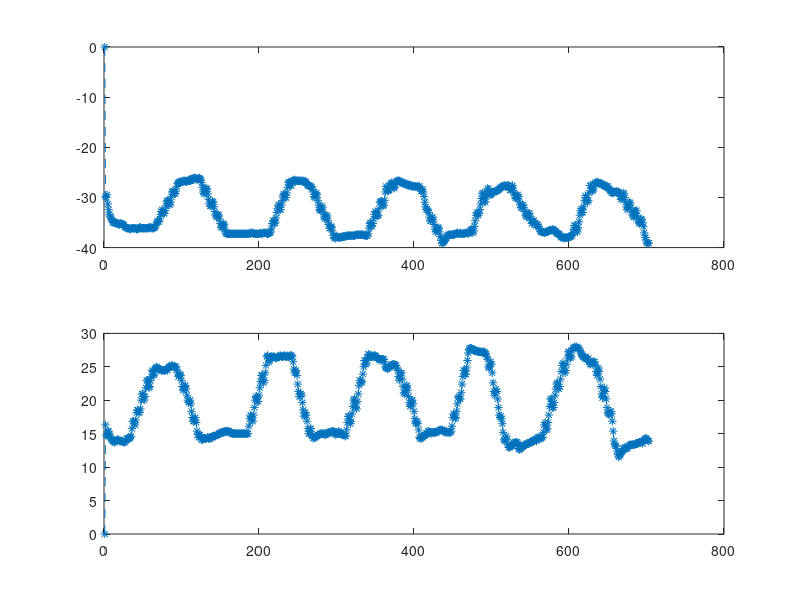
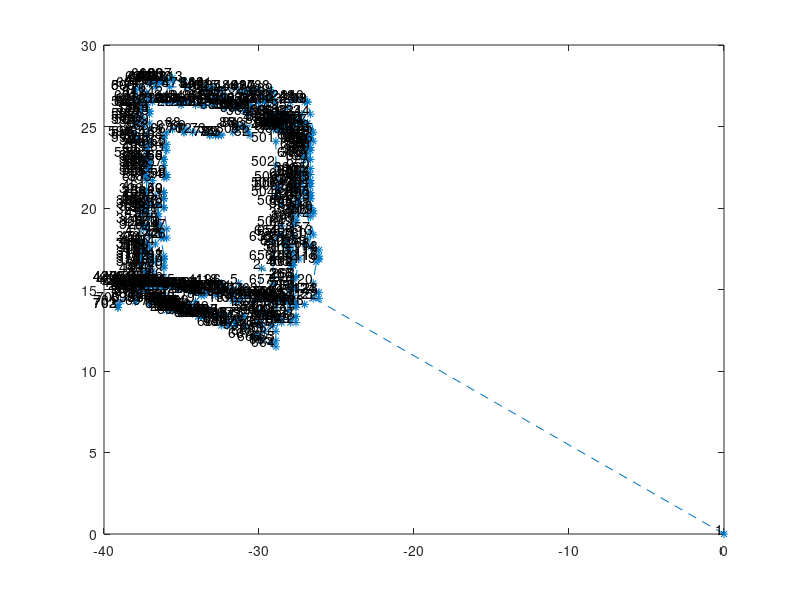

The MATLAB source for these figures, in order:
%% Generador de características

close all; clear all;
load('GPSmovil-AdelanteAtras.mat')

%% Pasando a medidas relativas
N = size(COORD_KM, 1);

x = COORD_KM(:,1) - repmat(COORD_KM(1,1),N,1);
y = COORD_KM(:,2) - repmat(COORD_KM(1,2),N,1);

%% km -> m
x = x * 1000;
y = y * 1000;

%% Ploteando
subplot(2,1,1)
plot(x,'*--')
subplot(2,1,2)
plot(y,'*--')

figure
plot(x,y,'*--')
% legend(num2str(1:N))

labels = cellstr( num2str((1:N)') );

text(x, y, labels, 'VerticalAlignment','bottom', ...
                   'HorizontalAlignment','right')